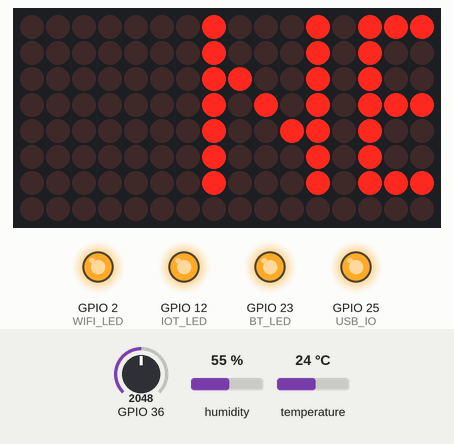
Simulated run of this sketch. Board: ESP32. Parts: 16×8 LED matrix, output pins drawn as LEDs (lit = HIGH). The test bench sets the inputs (shaded band); at power-on: GPIO 36 = 2048, humidity 55 %, temperature 24 °C. WiFi joins after 1.5 s; servers stay silent unless stated; raw I2C reads return 0; what the sketch prints to the serial monitor is not drawn.

Above: at 0.1 s.
At 12.0 s:
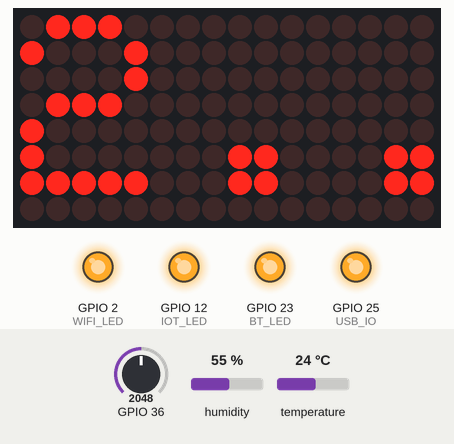
At 22.18 s:
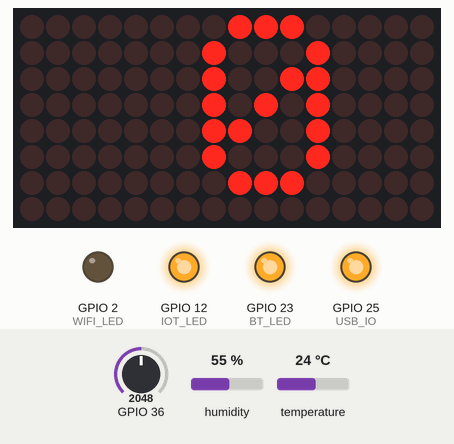
At 32.4 s:
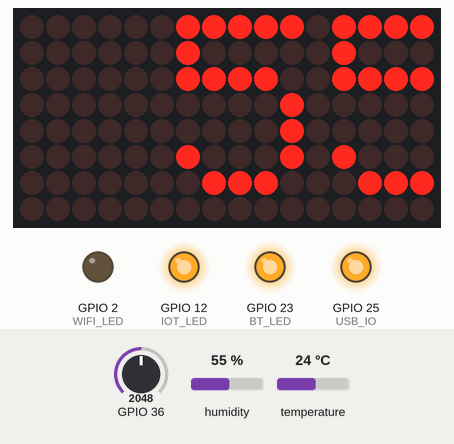
Timing chart, 0 to 33.9 s (numbered marks = the images above):
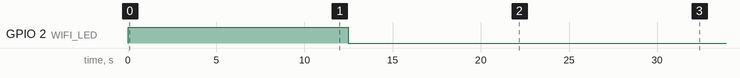

Measured:
- what the display in image 1 shows lasts 0.5 s, from 12.0 s to 12.5 s

The sketch:

L04-WIFI.ino
```cpp
#include <Wire.h>
#include <Adafruit_GFX.h>
#include "Adafruit_LEDBackpack.h"
#include <WiFi.h>


#define BUZZER_PIN 13
#define WIFI_LED 2
#define IOT_LED 12
#define USB_IO 25
#define BT_LED 23

#define LM73_ADDR 0x4D

#include <DHT.h>
#define DHTTYPE DHT21
#define DHTPIN 19

DHT dht(DHTPIN, DHTTYPE);

float humiddht = 0;     // ค่าความชื้น
float tempdht  = 0;     // ค่าอุณหภูมิ

const char* ssid     = "Goyangle";
const char* password = "pi3thnop";


int analog_value = 0;
double temp=0;


Adafruit_8x16minimatrix matrix = Adafruit_8x16minimatrix();
///////////DHT sensor//////////////////////////////
void dhtreadTempAndHumid()
{
          humiddht = dht.readHumidity();
          tempdht  = dht.readTemperature();

          Serial.print("Humid: "); Serial.print(humiddht); Serial.print(" %, ");
          Serial.print("Temp: "); Serial.print(tempdht); Serial.println(" °C ");

          matrix.setTextSize(1);
      matrix.setTextWrap(false);  // we dont want text to wrap so it scrolls nicely
      matrix.setTextColor(LED_ON);
      matrix.setRotation(1);
      for (int8_t x=7; x>=-126; x--) {
        matrix.clear();
        matrix.setCursor(x,0);
        matrix.print("Temp: " + String(tempdht) + " C " + "Humid = " + String(humiddht) + " %");
        matrix.writeDisplay();
        delay(50);
      }

}


///////////read temperature/////////////////

float readTemperature() {
  Wire1.beginTransmission(LM73_ADDR);
  Wire1.write(0x00); // Temperature Data Register
  Wire1.endTransmission();

  uint8_t count = Wire1.requestFrom(LM73_ADDR, 2);
  float temp = 0.0;
  if (count == 2) {
    byte buff[2];
    buff[0] = Wire1.read();
    buff[1] = Wire1.read();
    temp += (int)(buff[0]<<1);
    if (buff[1]&0b10000000) temp += 1.0;
    if (buff[1]&0b01000000) temp += 0.5;
    if (buff[1]&0b00100000) temp += 0.25;
    if (buff[0]&0b10000000) temp *= -1.0;
  }
  return temp;
}


///show Temp and Light  ///////////////

void measure(){


      matrix.setTextSize(1);
      matrix.setTextWrap(false);  // we dont want text to wrap so it scrolls nicely
      matrix.setTextColor(LED_ON);
      matrix.setRotation(1);
      temp = readTemperature();
      Serial.print("Temp:");Serial.println(temp);
      analog_value = analogRead(36);
      if(analog_value > 1000){
        analog_value = 1000;
      }
      int ll = (1000 - analog_value)*100/1000;
      String Kidrightsensordata = "T: " + String(temp) + " C " + "L: " + String(ll) + " %";
      for (int8_t x=7; x>=-126; x--) {
        matrix.clear();
        matrix.setCursor(x,0);
        matrix.print(Kidrightsensordata);
        matrix.writeDisplay();
        delay(50);
      }


}


////IP show/////////////

String ipToString(IPAddress ip){
  String s="";
  for (int i=0; i<4; i++)
    s += i  ? "." + String(ip[i]) : String(ip[i]);
  matrix.setTextSize(1);
  matrix.setTextWrap(false);  // we dont want text to wrap so it scrolls nicely
  matrix.setTextColor(LED_ON);
  matrix.setRotation(1);

  for (int8_t x=7; x>=-100; x--) {
    matrix.clear();
    matrix.setCursor(x,0);
    matrix.print("IP:"+s);
    matrix.writeDisplay();
    delay(50);
  }


  return s;
}


void setup() {
  //while (!Serial);
  Serial.begin(9600);
  Serial.println("16x8 LED Mini Matrix Test");

  Wire1.begin(4, 5);

 pinMode(WIFI_LED, OUTPUT);
  pinMode(IOT_LED, OUTPUT);
  pinMode(USB_IO, OUTPUT);
  pinMode(BT_LED, OUTPUT);
  digitalWrite(WIFI_LED, HIGH);
  digitalWrite(IOT_LED, HIGH);
  digitalWrite(USB_IO, HIGH);
  digitalWrite(BT_LED, HIGH);

  matrix.begin(0x70);  // pass in the address

   matrix.setTextSize(1);
  matrix.setTextWrap(false);  // we dont want text to wrap so it scrolls nicely
  matrix.setTextColor(LED_ON);
  matrix.setRotation(1);
  Serial.println("IoT");


  for (int8_t x=7; x>=-100; x--) {
    matrix.clear();
    matrix.setCursor(x,0);
    matrix.print("NETPIE Training");
    matrix.writeDisplay();
    delay(100);
  }


  WiFi.begin(ssid, password);
  int count =0;
  while (WiFi.status() != WL_CONNECTED) {
    delay(500);
    Serial.print(".");
      matrix.clear();
     matrix.setCursor(0,0);
     count = count+1;
    matrix.print(String(count)+"..");
    matrix.writeDisplay();
  }

  Serial.println("");
  Serial.println("WiFi connected");
  Serial.println("IP address: ");
  Serial.println(WiFi.localIP());

 digitalWrite(WIFI_LED, LOW);


}


void loop() {

 ipToString(WiFi.localIP());

  measure();
  delay(500);
  dhtreadTempAndHumid();
  delay(500);
}
```
